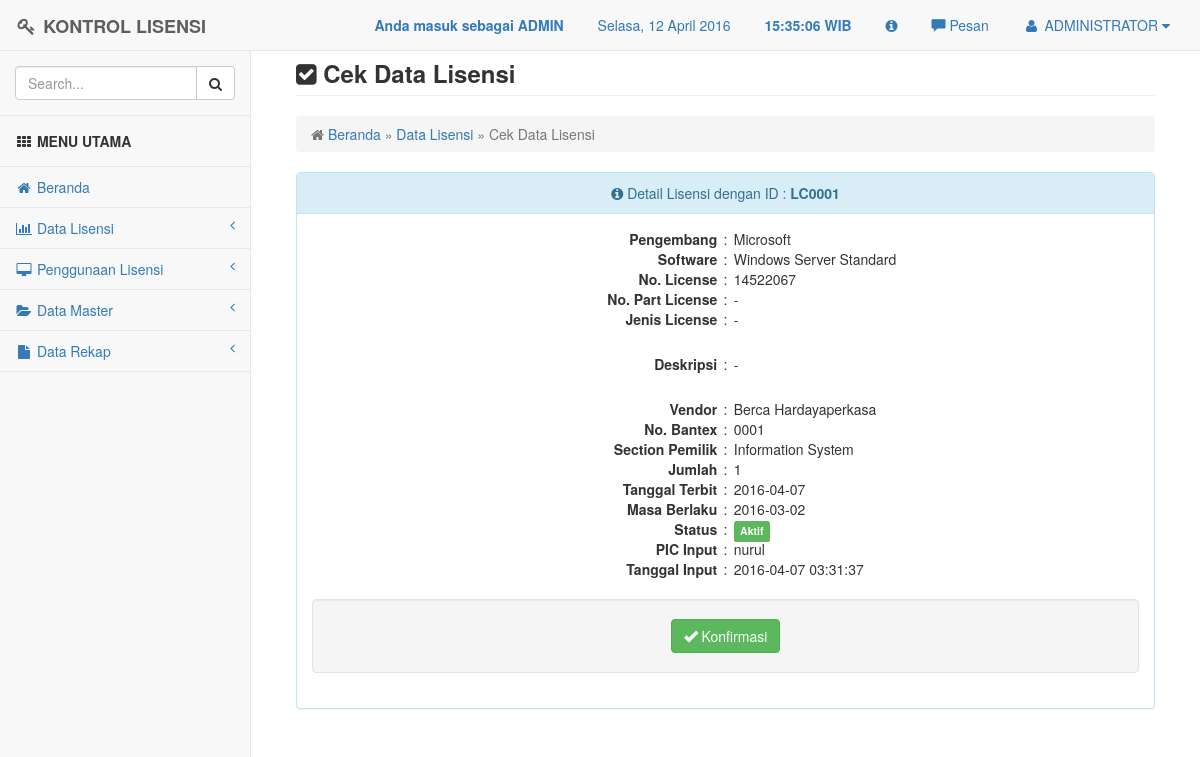
The app's page /lisensi/lisensi_cek.php?id=LC0001 (signed in) with its own data.
### tables this page shows
CREATE TABLE `t_user` (
  `nama_lengkap` varchar(20) NOT NULL,
  `userid` varchar(20) NOT NULL,
  `password` varchar(100) NOT NULL,
  `level` varchar(10) NOT NULL
);

CREATE TABLE `t_license` (
  `id_license` varchar(10) NOT NULL,
  `pengembang` varchar(30) NOT NULL,
  `software` varchar(50) NOT NULL,
  `no_license` varchar(30) NOT NULL,
  `no_part_license` varchar(50) NOT NULL,
  `jenis_license` varchar(30) NOT NULL,
  `deskripsi` text NOT NULL,
  `vendor` varchar(30) NOT NULL,
  `no_bantex` varchar(4) NOT NULL,
  `section_pemilik` varchar(30) NOT NULL,
  `jumlah` int(4) NOT NULL,
  `tanggal_terbit` date NOT NULL,
  `masa_berlaku` date NOT NULL,
  `status` varchar(20) NOT NULL,
  `pic_input` varchar(20) NOT NULL,
  `tgl_input` datetime NOT NULL,
  `pic_cek` varchar(20) NOT NULL,
  `tgl_cek` datetime NOT NULL,
  `file_gambar` varchar(200) NOT NULL,
  PRIMARY KEY (`id_license`)
);

### lisensi/lisensi_cek.php (the view, shortened to what this page needs)
<?php
include "../config/header.php";
$id = $_GET['id'];
$show = mysql_query("SELECT * FROM t_license WHERE id_license='$id'");
if(mysql_num_rows($show) == 0){
	echo '<script>window.history.back()</script>';
}else{
	$row = mysql_fetch_assoc($show);
}
?>
<div id="page-wrapper">
	<div class="container-fluid">
        <div class="row">
        	<div class="col-lg-12">
            	<h3 class="page-header"><i class="fa fa-check-square"></i> <strong>Cek Data Lisensi</strong></h3>
                <ol class="breadcrumb">
                	<li class="active">
                    	<i class="fa fa-home"></i>
                        <a href="../config/index.php" title="Kembali ke Beranda">Beranda</a> &raquo;
                        <a href="../lisensi/lisensi.php" title="Lihat Data Lisensi">Data Lisensi</a> &raquo; Cek Data Lisensi
                    </li>
                </ol>
            </div>
        </div>
		<div class="row">
			<div class="col-lg-12">
				<div class="panel panel-info">
				<div class="panel-heading" align="center">
				<i class="fa fa-info-circle"></i> Detail Lisensi dengan ID : <strong><?php echo $row['id_license']; ?></strong></div>
					<div class="panel-body">
							<table  align="center" width="100%">
								<tr>
									<th width="49%"><div align="right">Pengembang</div></th>
									<td width="2%"align="center">:</td>
									<td width="49%"><div align="left"><?php echo $row['pengembang']; ?></div></td>
								</tr>
								<tr>
									<th><div align="right">Software</div></th>
									<td align="center">:</td>
									<td><div align="left"><?php echo $row['software']; ?></div></td>
								</tr>
								<tr>
									<th><div align="right">No. License</div></th>
									<td align="center">:</td>
									<td><div align="left"><?php echo $row['no_license']; ?></div></td>
								</tr>
								<tr>
									<th><div align="right">No. Part License</div></th>
									<td align="center">:</td>
									<td><div align="left"><?php echo $row['no_part_license']; ?></div></td>
								</tr>
								<tr>
									<th><div align="right">Jenis License</div></th>
									<td align="center">:</td>
									<td><div align="left"><?php echo $row['jenis_license']; ?></div></td>
								</tr>
								<tr>
									<th><div align="right">Deskripsi</div></th>
									<td align="center">:</td>
									<td height="70"><div align="left"><?php echo $row['deskripsi']; ?></div></td>
								</tr>
								<tr>
									<th><div align="right">Vendor</div></th>
									<td align="center">:</td>
									<td><div align="left"><?php echo $row['vendor']; ?></div></td>
								</tr>
								<tr>
									<th><div align="right">No. Bantex</div></th>
									<td align="center">:</td>
									<td><div align="left"><?php echo $row['no_bantex']; ?></div></td>
								</tr>
								<tr>
									<th><div align="right">Section Pemilik</div></th>
									<td align="center">:</td>
									<td><div align="left"><?php echo $row['section_pemilik']; ?></div></td>
								</tr>
								<tr>
									<th><div align="right">Jumlah</div></th>
									<td align="center">:</td>
									<td><div align="left"><?php echo $row['jumlah']; ?></div></td>
								</tr>
								<tr>
									<th><div align="right">Tanggal Terbit</div></th>
									<td align="center">:</td>
									<td><div align="left"><?php echo $row['tanggal_terbit']; ?></div></td>
								</tr>
								<tr>
									<th><div align="right">Masa Berlaku</div></th>
									<td align="center">:</td>
									<td><div align="left"><?php
										if ($row['masa_berlaku'] == '0000-00-00'){
											echo '<span class="label label-warning">Unlimited</span>';
										} else {
											echo($row['masa_berlaku']);
										}
										?></div>
									 </td>
								</tr>
								<tr>
									<th><div align="right">Status</div></th>
									<td align="center">:</td>
									<td><div align="left">
										<?php
											if($row['status'] <= 0){
												echo '<span class="label label-success">Aktif</span>';
												}
												else if ($row['status'] >0 ){
													echo '<span class="label label-danger">Tidak Aktif</span>';
												}
										?>
										</div>
									</td>
								</tr>
								<tr>
									<th><div align="right">PIC Input</div></th>
									<td align="center">:</td>
									<td><div align="left"><?php echo $row['pic_input']; ?></div></td>
								</tr>
								<tr>
									<th><div align="right">Tanggal Input</div></th>
									<td align="center">:</td>
									<td><div align="left"><?php echo $row['tgl_input']; ?></div></td>
								</tr>
							</table>
							<br>
						<form class="form-horizontal" action="" method="post">
						<div class="form-actions well" align="center">
								<button type="submit" name="update" class="btn btn-success btn-md" title="Cek Data License">
								<span class="glyphicon glyphicon-ok" aria-hidden="true"></span> Konfirmasi</button>
						</div>
					</form>
           			</div>
				</div>
        	</div>
		</div>
	</div>
</div>
<?php
include '../config/footer.php';
?>

### config/header.php (shortened to what this page needs)
<!DOCTYPE html>
<html>
<head>
    <link href="../assets/plugins/bootstrap/dist/css/bootstrap.min.css" rel="stylesheet">
    <link href="../assets/plugins/metisMenu/dist/metisMenu.min.css" rel="stylesheet">
    <link href="../assets/plugins/datatables-plugins/integration/bootstrap/3/dataTables.bootstrap.css" rel="stylesheet">
    <link href="../assets/plugins/bootstrap/dist/css/bootstrap-datepicker.css" rel="stylesheet">
	<link href="../assets/plugins/validator/css/bootstrapValidator.css" rel="stylesheet" type="text/css" >
	<link href="../assets/css/style.css" rel="stylesheet">
    <link href="../assets/font-awesome/css/font-awesome.min.css" rel="stylesheet" type="text/css">
	<link href="../assets/plugins/chosen/chosen.css" rel="stylesheet">
	<link href="../assets/plugins/fileinput/fileinput.css" rel="stylesheet">
	<link href="../assets/plugins/fancybox/jquery.fancybox.css?v=2.1.5" media="screen" rel="stylesheet" type="text/css" />
</head>
<body>
    <div id="wrapper">
        <nav class="navbar navbar-default navbar-fixed-top" role="navigation" style="margin-bottom: 0">
			<div class="navbar-header">
                <a class="navbar-brand" href="index.html"><i class="fa fa-key fa-fw"></i> <strong>KONTROL LISENSI</strong></a>
            </div>
			<ul class="nav navbar-top-links navbar-right">
				<li class="dropdown">
				<?php
				if ($_SESSION['level'] == "admin"){
				?>
					<a><blink><strong>Anda masuk sebagai ADMIN</strong></blink></a>
                <?php
				}
				else if ($_SESSION['level'] == "user"){
				?>
					<a><blink><strong>Anda masuk sebagai USER</strong></blink></a>
				<?php
				}
				?>
				</li>
				<li class="dropdown"><a><span id="dates"><span id="the-day">Hari, 00 Bulan 0000</span></a></li>
				<li class="dropdown"><a><strong><span id="the-time"> 00:00:00 </span> WIB</strong></span></a></li>
                <li class="dropdown"><a data-toggle="modal" data-target="#myModal" href="#" title="Tentang Kami"><i class="fa fa-info-circle"></i></a></li>
                <li><a id="pesan_sedia" href="#" data-toggle="modal" data-target="#modalpesan"><span class='glyphicon glyphicon-comment'></span>  Pesan</a></li>
				<li class="dropdown">
					<?php
					$aksi = "select * from t_user where userid = '".$_SESSION['userid']."'";
					$hasil = mysql_query($aksi);
					$data = mysql_fetch_array ($hasil);
					?>
                    <a class="dropdown-toggle" data-toggle="dropdown" href="#">
                        <i class="fa fa-user fa-fw"></i> <?php echo $data['nama_lengkap'];?>  <i class="fa fa-caret-down"></i>
                    </a>
				</li>
			</ul>
            <?php
			include "menu.php";
			?>
        </nav>
		<br>

### assets/css/style.css (style rules this page uses)
body { background-color: #f8f8f8; }
#wrapper { width: 100%; }
#page-wrapper { padding: 0 15px; min-height: 568px; background-color: #fff; }
@media (min-width:768px) { #page-wrapper { position: inherit; margin: 0 0 0 250px; padding: 0 30px; border-left: 1px solid #e7e7e7; } }
.navbar-top-links { margin-right: 0; }
.navbar-top-links li { display: inline-block; }
.navbar-top-links li:last-child { margin-right: 15px; }
.navbar-top-links li a { padding: 15px; min-height: 50px; }

### records on screen
t_user: nama_lengkap "ADMINISTRATOR"
t_license: id_license "LC0001", pengembang "Microsoft", software "Windows Server Standard", no_license "14522067", no_part_license "-", jenis_license "-", deskripsi "-", vendor "Berca Hardayaperkasa", no_bantex "0001", section_pemilik "Information System", jumlah "1", tanggal_terbit "2016-04-07", masa_berlaku "2016-03-02", pic_input "nurul", tgl_input "2016-04-07 03:31:37"
